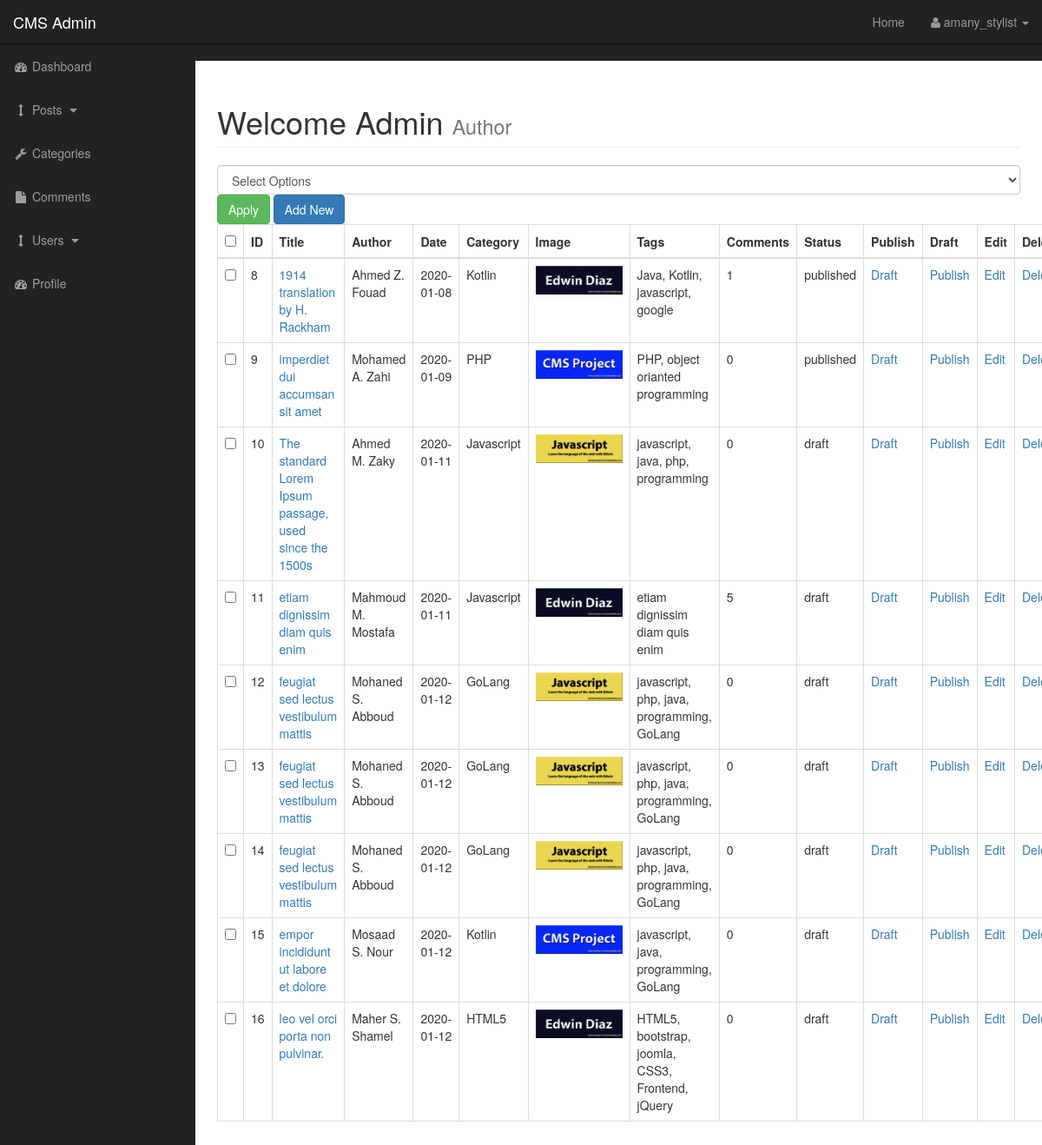
The page /admin/posts.php (signed in) on the database its author committed.
### tables this page shows
CREATE TABLE `posts` (
  `post_id` int NOT NULL,
  `post_category_id` varchar(3) NOT NULL,
  `post_title` varchar(255) NOT NULL,
  `post_author` varchar(255) NOT NULL,
  `post_date` date NOT NULL,
  `post_image` text NOT NULL,
  `post_content` text NOT NULL,
  `post_tags` varchar(255) NOT NULL,
  `post_comment_count` int NOT NULL,
  `post_status` varchar(255) NOT NULL DEFAULT 'draft'
);

CREATE TABLE `categories` (
  `cat_id` int NOT NULL,
  `cat_title` varchar(255) NOT NULL
);

### admin/includes/admin_viewPosts.php (the view, shortened to what this page needs)
<form action="" method="post">
<table class="table table-bordered table-hover">
       <div id="bulkOptionContainer" class="col-sx-4">
           <select name="bulkOption" id="" class="form-control">
               <option value="">Select Options</option>
           </select>
        </div>
        <div class="col-sx-4">
           <input type="submit" name="submit" class="btn btn-success" value="Apply">
           <a href="posts.php?source=add_post" class="btn btn-primary">Add New</a>
        </div>
    <thead>
        <tr>
            <th><input type="checkbox" onclick="toggle(this)" id="selectAllBoxes"></th>
            <th>ID</th>
            <th>Title</th>
            <th>Author</th>
            <th>Date</th>
            <th>Category</th>
            <th>Image</th>
            <th>Tags</th>
            <th>Comments</th>
            <th>Status</th>
            <th>Publish</th>
            <th>Draft</th>
            <th>Edit</th>
            <th>Delete</th>
        </tr>
    </thead>
    <tbody>
<?php
    $query = "SELECT * FROM posts";
    $get_posts = mysqli_query($connection, $query);
    if(!$get_posts)
        did("QUERY FAILED! " . mysqli_error());
    else
    {
        while($row = mysqli_fetch_assoc($get_posts))
        {
            $post_id = $row['post_id'];
            $post_title = $row['post_title'];
            $post_author = $row['post_author'];
            $post_date = $row['post_date'];
            $post_category = $row['post_category_id'];
            $post_image = $row['post_image'];
            $post_tags = $row['post_tags'];
            $post_comments = $row['post_comment_count'];
            $post_status  = $row['post_status'];
            $query = "SELECT cat_title FROM categories ";
            $query .= "WHERE cat_id = $post_category";
            $get_category = mysqli_query($connection, $query);
            $selected_cat = mysqli_fetch_assoc($get_category);
            $post_category = $selected_cat['cat_title'];
            echo "<tr>";
?>
            <td><input type="checkbox" class="checkBoxes" name="chkBoxArr[]" value="<?php echo $post_id?>" > </td>
<?php
            echo "<td>$post_id</td>";
            echo "<td><a href='../post.php?p_id=$post_id'>$post_title</a></td>";
            echo "<td>$post_author</td>";
            echo "<td>$post_date</td>";
            echo "<td>$post_category</td>";
            echo "<td><img width='100px' src='../images/$post_image' alt='image'></td>";
            echo "<td>$post_tags</td>";
            echo "<td>$post_comments</td>";
            echo "<td>$post_status</td>";
            echo "<td><a href='posts.php?draft={$post_id}'>Draft</a></td>";
            echo "<td><a href='posts.php?publish={$post_id}'>Publish</a></td>";
            echo "<td><a href='posts.php?source=edit_post&p_id={$post_id}'>Edit</a></td>";
            echo "<td><a href='posts.php?delete={$post_id}'>Delete</a></td>";
            echo "</tr>";
        }
    }
?>
    </tbody>
</table>
</form>

### admin/includes/admin_header.php (shortened to what this page needs)
<!DOCTYPE html>
<html lang="en">
<head>
    <link href="css/bootstrap.min.css" rel="stylesheet">
    <link href="css/sb-admin.css" rel="stylesheet">
    <link href="font-awesome/css/font-awesome.min.css" rel="stylesheet" type="text/css">
</head>
<body>

### admin/posts.php (shortened to what this page needs)
<?php include "includes/admin_header.php"; ?>
    <div id="wrapper">
        <?php include "includes/admin_navigation.php"; ?>
        <div id="page-wrapper">
            <div class="container-fluid">
                <div class="row">
                    <div class="col-lg-12">
                        <h1 class="page-header">
                            Welcome Admin
                            <small>Author</small>
                        </h1>
<?php
    if(isset($_GET['source']))
    {
        $source = $_GET['source'];
    }
    else
        $source = "";
    switch($source)
    {
        default;
            include "includes/admin_viewPosts.php";
        break;
    }
?>
                    </div>
                </div>
            </div>
        </div>
    </div>
    <?php include "includes/admin_footer.php"; ?>

### admin/includes/admin_navigation.php (shortened to what this page needs)
<nav class="navbar navbar-inverse navbar-fixed-top" role="navigation">
            <div class="navbar-header">
                <a class="navbar-brand" href="index.php">CMS Admin</a>
            </div>
            <ul class="nav navbar-right top-nav">
                <li><a href="..">Home</a></li>
                <li class="dropdown">
                    <a href="#" class="dropdown-toggle" data-toggle="dropdown"><i class="fa fa-user"></i> <?php echo $_SESSION['username']; ?> <b class="caret"></b></a>
                </li>
            </ul>
            <div class="collapse navbar-collapse navbar-ex1-collapse">
                <ul class="nav navbar-nav side-nav">
                    <li>
                        <a href="index.php"><i class="fa fa-fw fa-dashboard"></i> Dashboard</a>
                    </li>
                    <li>
                        <a href="javascript:;" data-toggle="collapse" data-target="#posts_dropdown"><i class="fa fa-fw fa-arrows-v"></i> Posts <i class="fa fa-fw fa-caret-down"></i></a>
                    </li>
                    <li>
                        <a href="categories.php"><i class="fa fa-fw fa-wrench"></i> Categories</a>
                    </li>
                    <li>
                        <a href="comments.php"><i class="fa fa-fw fa-file"></i> Comments</a>
                    </li>
                    <li>
                        <a href="javascript:;" data-toggle="collapse" data-target="#demo"><i class="fa fa-fw fa-arrows-v"></i> Users <i class="fa fa-fw fa-caret-down"></i></a>
                    </li>
                    <li>
                        <a href="profile.php"><i class="fa fa-fw fa-dashboard"></i> Profile</a>
                    </li>
                </ul>
            </div>
        </nav>

### admin/includes/admin_footer.php (shortened to what this page needs)
</body>
</html>

### admin/css/sb-admin.css (style rules this page uses)
body { margin-top: 100px; background-color: #222; }
@media (min-width:768px) { body { margin-top: 50px; } }
#wrapper { padding-left: 0; }
#page-wrapper { width: 100%; padding: 0; background-color: #fff; }
@media (min-width:768px) { #wrapper { padding-left: 225px; } }
@media (min-width:768px) { #page-wrapper { padding: 10px; } }
.top-nav { padding: 0 15px; }
.top-nav>li { display: inline-block; float: left; }
.top-nav>li>a { padding-top: 15px; padding-bottom: 15px; line-height: 20px; color: #999; }
@media (min-width:768px) { .side-nav { position: fixed; top: 51px; left: 225px; width: 225px; margin-left: -225px; border: none; border-radius: 0; overflow-y: auto; background-color: #222; } }
@media (min-width:768px) { .side-nav>li>a { width: 225px; } }

### rows shown on the page
posts: post_id "8", post_title "1914 translation by H. Rackham", post_author "Ahmed Z. Fouad", post_date "2020-01-08", categories.cat_title "Kotlin", post_image (picture), post_tags "Java, Kotlin, javascript, google", post_comment_count "1", post_status "published"
posts: post_id "9", post_title "imperdiet dui accumsan sit amet", post_author "Mohamed A. Zahi", post_date "2020-01-09", categories.cat_title "PHP", post_image (picture), post_tags "PHP, object orianted programming", post_comment_count "0", post_status "published"
posts: post_id "10", post_title "The standard Lorem Ipsum passage, used since the 1500s", post_author "Ahmed M. Zaky", post_date "2020-01-11", categories.cat_title "Javascript", post_image (picture), post_tags "javascript, java, php, programming", post_comment_count "0", post_status "draft"
posts: post_id "11", post_title "etiam dignissim diam quis enim", post_author "Mahmoud M. Mostafa", post_date "2020-01-11", categories.cat_title "Javascript", post_image (picture), post_tags "etiam dignissim diam quis enim", post_comment_count "5", post_status "draft"
posts: post_id "12", post_title "feugiat sed lectus vestibulum mattis", post_author "Mohaned S. Abboud", post_date "2020-01-12", categories.cat_title "GoLang", post_image (picture), post_tags "javascript, php, java, programming, GoLang", post_comment_count "0", post_status "draft"
posts: post_id "13", post_title "feugiat sed lectus vestibulum mattis", post_author "Mohaned S. Abboud", post_date "2020-01-12", categories.cat_title "GoLang", post_image (picture), post_tags "javascript, php, java, programming, GoLang", post_comment_count "0", post_status "draft"
posts: post_id "14", post_title "feugiat sed lectus vestibulum mattis", post_author "Mohaned S. Abboud", post_date "2020-01-12", categories.cat_title "GoLang", post_image (picture), post_tags "javascript, php, java, programming, GoLang", post_comment_count "0", post_status "draft"
posts: post_id "15", post_title "empor incididunt ut labore et dolore", post_author "Mosaad S. Nour", post_date "2020-01-12", categories.cat_title "Kotlin", post_image (picture), post_tags "javascript, java, programming, GoLang", post_comment_count "0", post_status "draft"
posts: post_id "16", post_title "leo vel orci porta non pulvinar.", post_author "Maher S. Shamel", post_date "2020-01-12", categories.cat_title "HTML5", post_image (picture), post_tags "HTML5, bootstrap, joomla, CSS3, Frontend, jQuery", post_comment_count "0", post_status "draft"

### other values the page prints
$_SESSION['username'] "amany_stylist"
